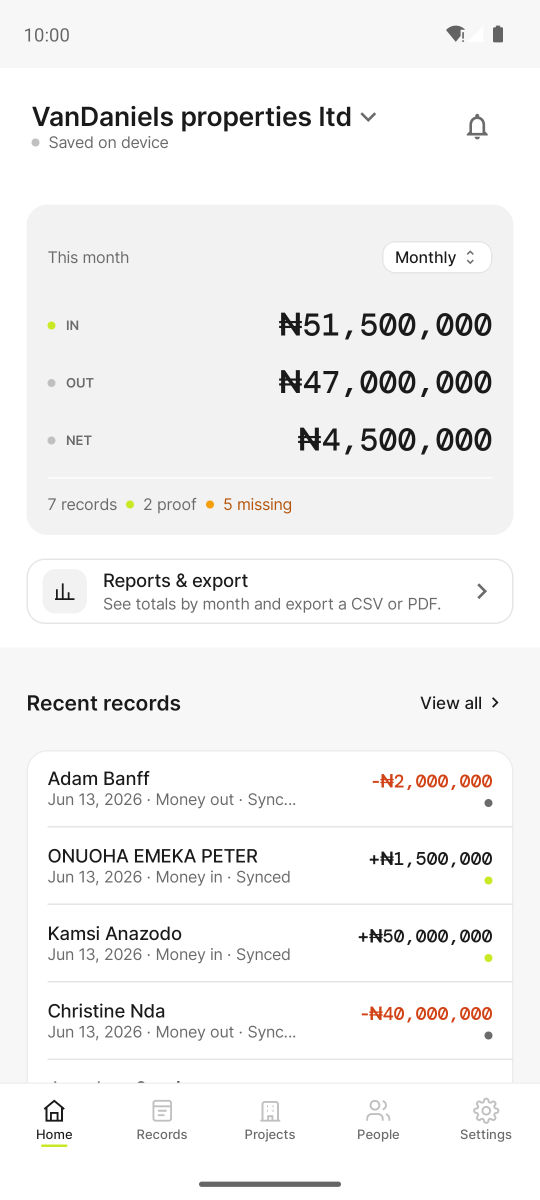
#> input picture store-assets/screenshots/raw/1-home.png, 1080 x 2400 px (shown at 1/2 size); its folder holds only this picture in this run
$ python frame_screenshots.py
#> lines starting #> are read from the running program, lines starting #| are printed output that depends on the picture; after the words box and inside, x2 and y2 are one past the last pixel; in counts of white or black regions, pixels touching at a corner belong together
"""Frame raw device screenshots into polished, Play-compliant marketing images.

Why: Google Play requires phone screenshots where the longer side is at most
2x the shorter side (<= 2:1). Modern 1080x2400 (20:9 = 2.22:1) shots are
REJECTED raw. This drops each shot onto a 1080x2160 (exactly 2:1) brand canvas
with a caption -- compliant AND nicer-looking than a bare screenshot.

Usage:
  1. Drop raw screenshots in  store-assets/screenshots/raw/  (any portrait size).
  2. Edit CAPTIONS below (filename -> caption). Files w/o an entry get no caption.
  3. python frame_screenshots.py
  Output -> store-assets/screenshots/framed/<name>.png  (24-bit RGB, no alpha).
"""
from PIL import Image, ImageDraw, ImageFont
import os

ROOT = os.path.dirname(os.path.abspath(__file__))
FONT_DIR = os.path.join(ROOT, "..", "android", "app", "src", "main", "res", "font")
RAW_DIR = os.path.join(ROOT, "screenshots", "raw")
OUT_DIR = os.path.join(ROOT, "screenshots", "framed")

GREEN = (30, 138, 90)
GREEN_DK = (20, 96, 62)
LIME = (201, 233, 38)
INK = (26, 26, 26)
WHITE = (255, 255, 255)

# filename (in raw/) -> caption shown above the phone. "" = no caption.
CAPTIONS = {
    "1-home.png":    "Money in, out and net — at a glance",
    "2-arrears.png": "See who's due and who's behind",
    "3-unit.png":    "Installment plans from your offer letters",
    "4-houses.png":  "Every house and buyer in one place",
    "5-proof.png":   "Keep the proof with every record",
    "6-reports.png": "Totals, top people, CSV & PDF export",
    "7-add.png":     "Add a payment in seconds",
}

W, H = 1080, 2160  # exactly 2:1 -> always within Play's <=2:1 cap


def font(name, size):
    return ImageFont.truetype(os.path.join(FONT_DIR, name), size)


def vgradient(w, h, top, bottom):
#> called with w = 1080, h = 2160, top = (30, 138, 90), bottom = (20, 96, 62)
    base = Image.new("RGB", (w, h), top)
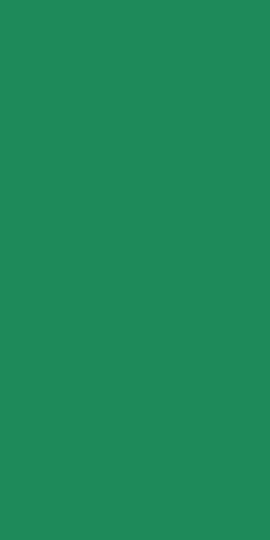
#> base: PIL image 1080x2160 RGB (shown at 1/4 size); mean R, G, B 30, 138, 90
    px = base.load()
    for y in range(h):
        t = y / (h - 1)
        c = tuple(int(top[i] + (bottom[i] - top[i]) * t) for i in range(3))
        for x in range(w):
            px[x, y] = c
    return base


def wrap(draw, text, fnt, max_w):
    words, lines, cur = text.split(), [], ""
    for wd in words:
        trial = (cur + " " + wd).strip()
        if draw.textlength(trial, font=fnt) <= max_w:
            cur = trial
        else:
            lines.append(cur)
            cur = wd
    if cur:
        lines.append(cur)
    return lines


def frame_one(path, caption):
    bg = vgradient(W, H, GREEN, GREEN_DK)
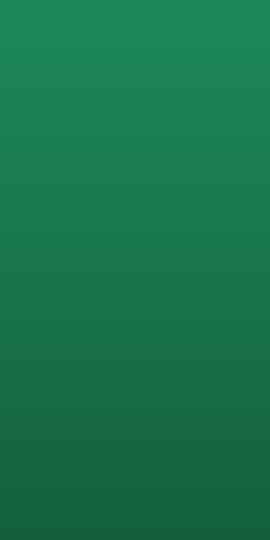
#> bg: PIL image 1080x2160 RGB (shown at 1/4 size); mean R, G, B 24.5, 116.5, 75.5
    d = ImageDraw.Draw(bg)

    top = 90
    if caption:
        cap_f = font("inter_semibold.ttf", 58)
        lines = wrap(d, caption, cap_f, W - 200)
#> lines = ['Money in, out and net — at a', 'glance']
        y = top
        for ln in lines:
            w = d.textlength(ln, font=cap_f)
            d.text(((W - w) / 2, y), ln, font=cap_f, fill=WHITE)
            y += 74
#> this loop made 2 passes
#> (ln, w, y) on passes 1 to 2: ('Money in, out and net — at a', 843.8, 164), ('glance', 192.8, 238)
#> after the loop, y = 238
        # lime accent rule under the caption
        d.rounded_rectangle([(W - 110) / 2, y + 14, (W + 110) / 2, y + 23],
                            radius=5, fill=LIME)
        phone_top = y + 70
#> phone_top = 308
    else:
        phone_top = top

    shot = Image.open(path).convert("RGB")
    avail_h = H - phone_top - 70
#> avail_h = 1782
    avail_w = W - 200
    scale = min(avail_w / shot.width, avail_h / shot.height)
#> scale = 0.743
    pw, ph = int(shot.width * scale), int(shot.height * scale)
#> pw = 801; ph = 1782
    shot = shot.resize((pw, ph), Image.LANCZOS)
#> shot: PIL image 801x1782 RGB

    # rounded corners
    rad = 40
    mask = Image.new("L", (pw, ph), 0)
#> mask: PIL image 801x1782 L; every value is 0
    ImageDraw.Draw(mask).rounded_rectangle([0, 0, pw, ph], radius=rad, fill=255)
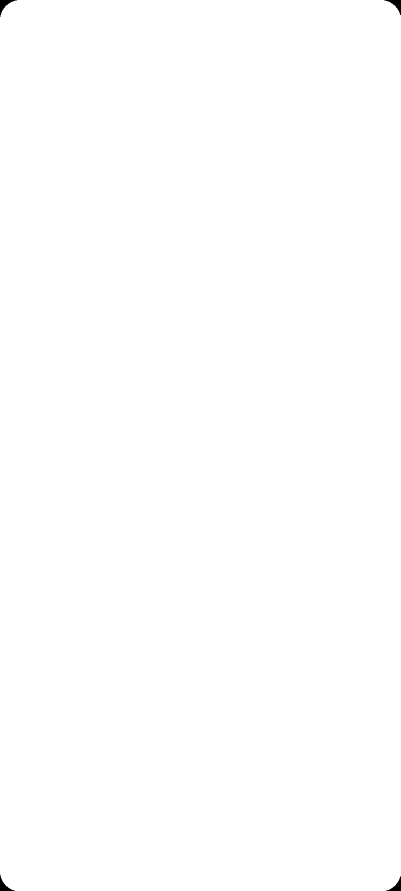
#> mask: PIL image 801x1782 L (shown at 1/2 size); 99.9% white; 4 black regions, box (x1, y1, x2, y2) and area: (0, 0, 34, 34) 354, (768, 0, 801, 30) 320, (0, 1749, 30, 1782) 320, (772, 1753, 801, 1782) 287
    shot.putalpha(mask)
#> shot: PIL image 801x1782 RGBA

    bez = 12
    frame = Image.new("RGBA", (pw + bez * 2, ph + bez * 2), (0, 0, 0, 0))
#> frame: PIL image 825x1806 RGBA; every value is 0
    ImageDraw.Draw(frame).rounded_rectangle(
        [0, 0, pw + bez * 2, ph + bez * 2], radius=rad + bez, fill=INK + (255,))
    frame.alpha_composite(shot.convert("RGBA"), (bez, bez))
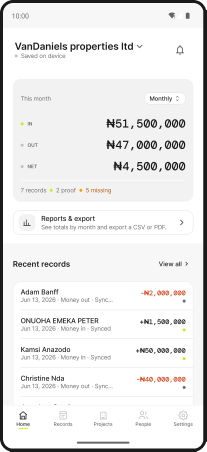
#> frame: PIL image 825x1806 RGBA (shown at 1/4 size); mean R, G, B, A 234, 233.7, 233.5, 254.6; transparent parts drawn white

    fx = (W - frame.size[0]) // 2
    fy = phone_top
#> fy = 308
    shadow = Image.new("RGBA", bg.size, (0, 0, 0, 0))
#> shadow: PIL image 1080x2160 RGBA; every value is 0
    ImageDraw.Draw(shadow).rounded_rectangle(
        [fx, fy + 16, fx + frame.size[0], fy + frame.size[1] + 16],
        radius=rad + bez, fill=(0, 0, 0, 60))
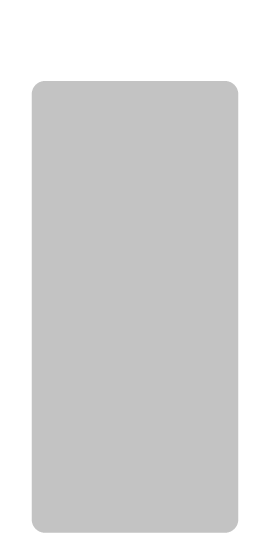
#> shadow: PIL image 1080x2160 RGBA (shown at 1/4 size); mean R, G, B, A 0, 0, 0, 38.3; transparent parts drawn white
    bg = Image.alpha_composite(bg.convert("RGBA"), shadow).convert("RGB")
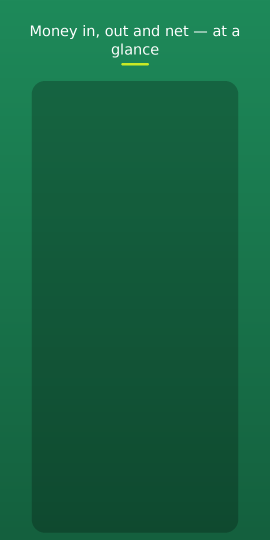
#> bg: PIL image 1080x2160 RGB (shown at 1/4 size); mean R, G, B 22, 100, 65.2
    bg.paste(frame, (fx, fy), frame)
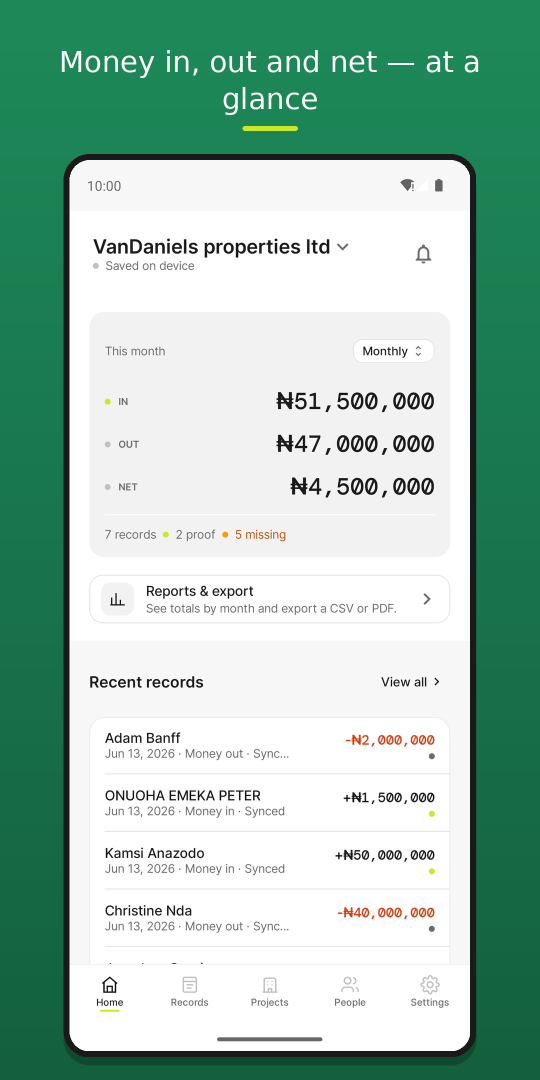
#> bg: PIL image 1080x2160 RGB (shown at 1/2 size); mean R, G, B 159.8, 193.5, 178.2
    return bg


def main():
    os.makedirs(RAW_DIR, exist_ok=True)
    os.makedirs(OUT_DIR, exist_ok=True)
    # seed: if raw/ is empty, fall back to the one screenshot we already have
    raw_files = [f for f in os.listdir(RAW_DIR) if f.lower().endswith((".png", ".jpg", ".jpeg"))]
    if not raw_files:
        legacy = os.path.join(ROOT, "screenshots", "current.png")
        if os.path.exists(legacy):
            frame_one(legacy, CAPTIONS.get("current.png", "")).save(
                os.path.join(OUT_DIR, "01-home.png"))
            print("wrote", os.path.join(OUT_DIR, "01-home.png"), "(from current.png)")
        else:
            print("No screenshots in", RAW_DIR)
        return
    for f in sorted(raw_files):
        out = os.path.join(OUT_DIR, os.path.splitext(f)[0] + ".png")
        frame_one(os.path.join(RAW_DIR, f), CAPTIONS.get(f, "")).save(out)
        print("wrote", out)


if __name__ == "__main__":
    main()

$ run again, on store-assets/screenshots/raw/5-proof.png
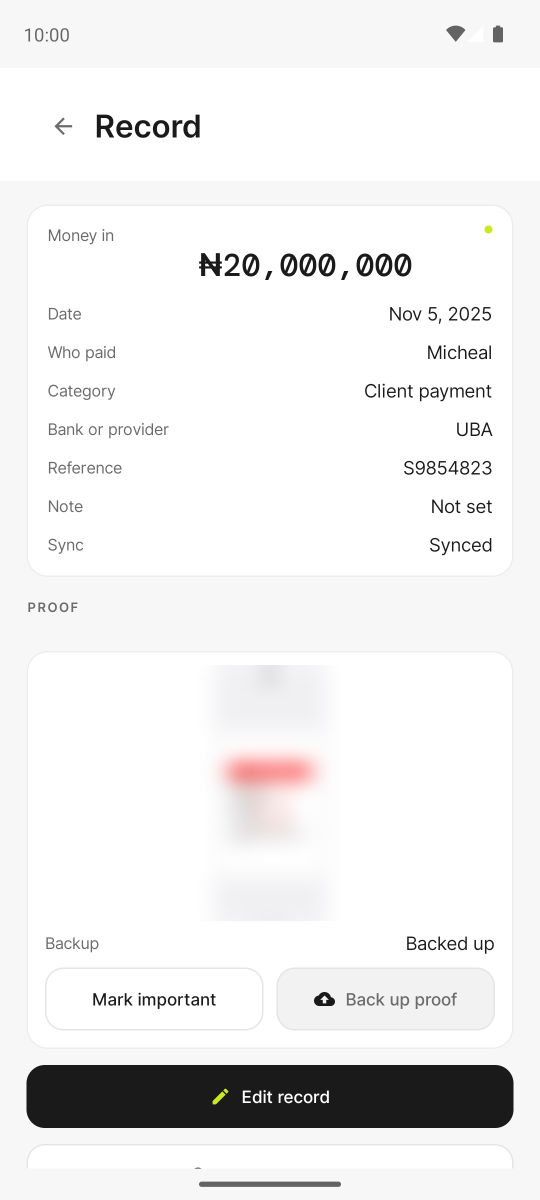
#> input picture store-assets/screenshots/raw/5-proof.png, 1080 x 2400 px (shown at 1/2 size)
#> lines = ['Keep the proof with every', 'record']
#> the loop in frame_one, `for ln in lines:` made 2 passes
#> (ln, w, y) on passes 1 to 2: ('Keep the proof with every', 750, 164), ('record', 185.3, 238)
#> after the loop in frame_one, `for ln in lines:`: y = 238
#> phone_top = 308
#> in frame_one, shot is the input picture: PIL image 1080x2400 RGB; mean R, G, B 238.3, 237.9, 237.9
#> avail_h = 1782
#> scale = 0.743
#> pw = 801; ph = 1782
#> in frame_one, `frame.alpha_composite(shot.convert("RGBA"), (bez, bez))`:
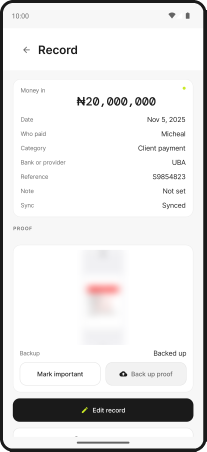
#> frame: PIL image 825x1806 RGBA (shown at 1/4 size); mean R, G, B, A 229.1, 228.7, 228.7, 254.6; transparent parts drawn white
#> fy = 308
#> in frame_one, `bg.paste(frame, (fx, fy), frame)`:
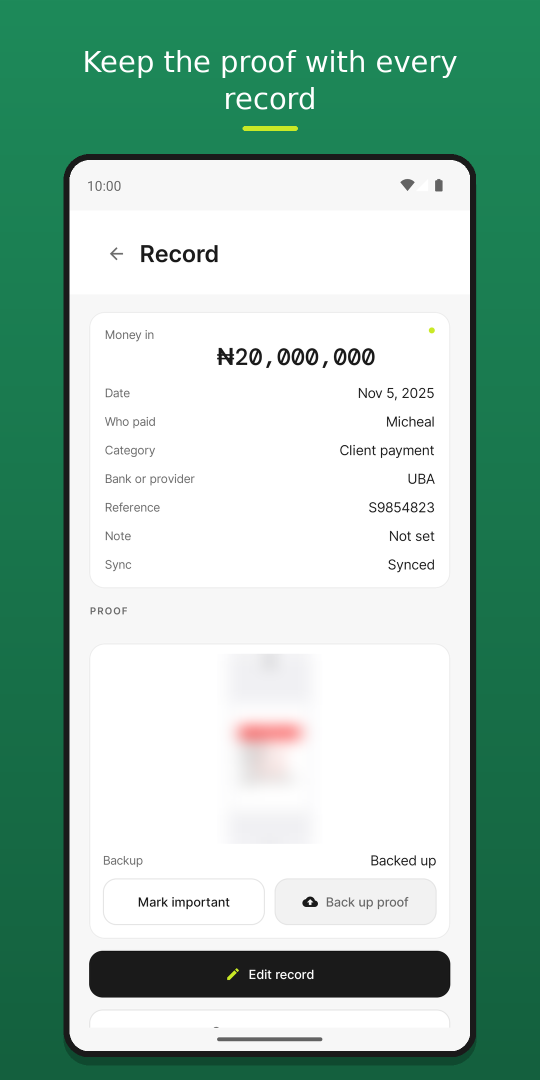
#> bg: PIL image 1080x2160 RGB (shown at 1/2 size); mean R, G, B 156.7, 190.3, 175.2

$ run again, on store-assets/screenshots/raw/6-reports.png
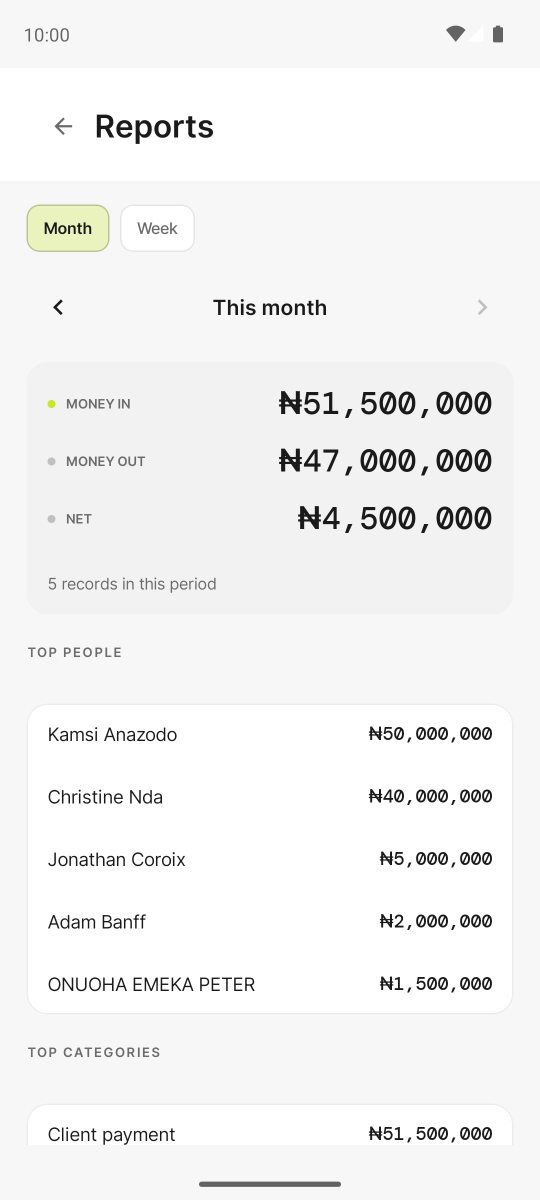
#> input picture store-assets/screenshots/raw/6-reports.png, 1080 x 2400 px (shown at 1/2 size)
#> lines = ['Totals, top people, CSV & PDF', 'export']
#> the loop in frame_one, `for ln in lines:` made 2 passes
#> (ln, w, y) on passes 1 to 2: ('Totals, top people, CSV & PDF', 861.5, 164), ('export', 187.9, 238)
#> after the loop in frame_one, `for ln in lines:`: y = 238
#> phone_top = 308
#> avail_h = 1782
#> scale = 0.743
#> pw = 801; ph = 1782
#> in frame_one, `frame.alpha_composite(shot.convert("RGBA"), (bez, bez))`:
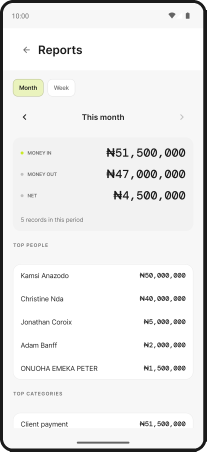
#> frame: PIL image 825x1806 RGBA (shown at 1/4 size); mean R, G, B, A 233.7, 233.7, 233.4, 254.6; transparent parts drawn white
#> fy = 308
#> in frame_one, `bg.paste(frame, (fx, fy), frame)`:
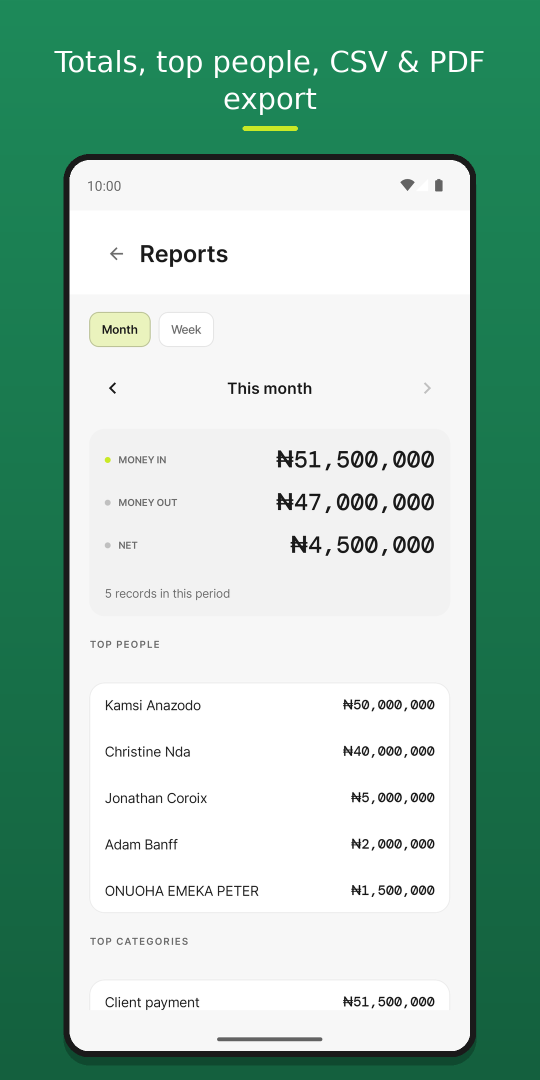
#> bg: PIL image 1080x2160 RGB (shown at 1/2 size); mean R, G, B 159.7, 193.6, 178.2
